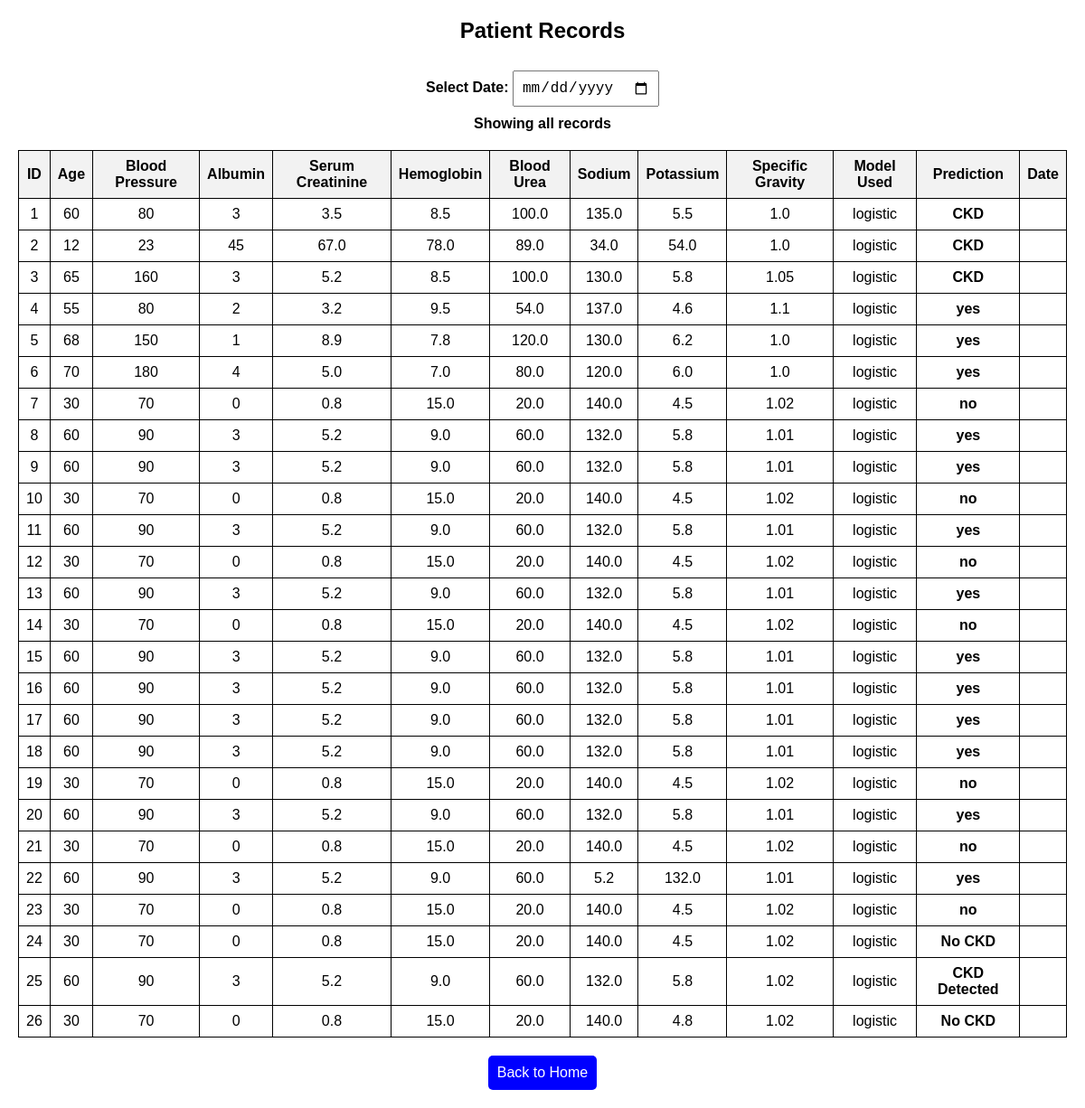
Page /patients (signed in) on the committed database.
### app.py (models this page shows)
class Patient(db.Model):
    id = db.Column(db.Integer, primary_key=True)
    age = db.Column(db.Integer)
    blood_pressure = db.Column(db.Integer)
    albumin = db.Column(db.Integer)
    serum_creatinine = db.Column(db.Float)
    hemoglobin = db.Column(db.Float)
    blood_urea = db.Column(db.Float)
    sodium = db.Column(db.Float)
    potassium = db.Column(db.Float)
    specific_gravity = db.Column(db.Float)
    model_used = db.Column(db.String(50))
    prediction = db.Column(db.String(50))

### app.py (the view)
@app.route("/patients")
def patients():
    if "user" not in session:
        return redirect("/login")
    all_patients = Patient.query.all()
    return render_template("patient_records.html", patients=all_patients)

### templates/patient_records.html (shortened to what this page needs)
<!DOCTYPE html>
<html lang="en">
<head>
</head>
<body>
    <div class="container">
        <h2>Patient Records</h2>
        <label for="date-filter"><strong>Select Date:</strong></label>
        <input type="date" id="date-filter" class="filter-date" onchange="filterByDate()">
        <div id="record-count">Showing all records</div>
        <table>
            <thead>
                <tr>
                    <th>ID</th>
                    <th>Age</th>
                    <th>Blood Pressure</th>
                    <th>Albumin</th>
                    <th>Serum Creatinine</th>
                    <th>Hemoglobin</th>
                    <th>Blood Urea</th>
                    <th>Sodium</th>
                    <th>Potassium</th>
                    <th>Specific Gravity</th>
                    <th>Model Used</th>
                    <th>Prediction</th>
                    <th>Date</th>
                </tr>
            </thead>
            <tbody>
                {% for patient in patients %}
                <tr data-date="{{ patient.created_at }}">
                    <td>{{ patient.id }}</td>
                    <td>{{ patient.age }}</td>
                    <td>{{ patient.blood_pressure }}</td>
                    <td>{{ patient.albumin }}</td>
                    <td>{{ patient.serum_creatinine }}</td>
                    <td>{{ patient.hemoglobin }}</td>
                    <td>{{ patient.blood_urea }}</td>
                    <td>{{ patient.sodium }}</td>
                    <td>{{ patient.potassium }}</td>
                    <td>{{ patient.specific_gravity }}</td>
                    <td>{{ patient.model_used }}</td>
                    <td><strong>{{ patient.prediction }}</strong></td>
                    <td>{{ patient.created_at }}</td>
                </tr>
                {% endfor %}
            </tbody>
        </table>
        <a href="/" class="back-btn">Back to Home</a>
    </div>
</body>
</html>

### templates/patient_records.html (style rules this page uses)
body { font-family: Arial, sans-serif; margin: 20px; }
table { width: 100%; border-collapse: collapse; margin-top: 20px; }
th, td { border: 1px solid black; padding: 8px; text-align: center; }
th { background-color: #f2f2f2; }
.container { text-align: center; }
.back-btn { margin-top: 20px; display: inline-block; padding: 10px; background: blue; color: white; text-decoration: none; border-radius: 5px; }
.filter-date { margin-top: 10px; padding: 8px; font-size: 16px; }
#record-count { margin-top: 10px; font-weight: bold; }

### rows in the picture
Patient: id "1", age "60", blood_pressure "80", albumin "3", serum_creatinine "3.5", hemoglobin "8.5", blood_urea "100.0", sodium "135.0", potassium "5.5", specific_gravity "1.0", model_used "logistic", prediction "CKD"
Patient: id "2", age "12", blood_pressure "23", albumin "45", serum_creatinine "67.0", hemoglobin "78.0", blood_urea "89.0", sodium "34.0", potassium "54.0", specific_gravity "1.0", model_used "logistic", prediction "CKD"
Patient: id "3", age "65", blood_pressure "160", albumin "3", serum_creatinine "5.2", hemoglobin "8.5", blood_urea "100.0", sodium "130.0", potassium "5.8", specific_gravity "1.05", model_used "logistic", prediction "CKD"
Patient: id "4", age "55", blood_pressure "80", albumin "2", serum_creatinine "3.2", hemoglobin "9.5", blood_urea "54.0", sodium "137.0", potassium "4.6", specific_gravity "1.1", model_used "logistic", prediction "yes"
Patient: id "5", age "68", blood_pressure "150", albumin "1", serum_creatinine "8.9", hemoglobin "7.8", blood_urea "120.0", sodium "130.0", potassium "6.2", specific_gravity "1.0", model_used "logistic", prediction "yes"
Patient: id "6", age "70", blood_pressure "180", albumin "4", serum_creatinine "5.0", hemoglobin "7.0", blood_urea "80.0", sodium "120.0", potassium "6.0", specific_gravity "1.0", model_used "logistic", prediction "yes"
Patient: id "7", age "30", blood_pressure "70", albumin "0", serum_creatinine "0.8", hemoglobin "15.0", blood_urea "20.0", sodium "140.0", potassium "4.5", specific_gravity "1.02", model_used "logistic", prediction "no"
Patient: id "8", age "60", blood_pressure "90", albumin "3", serum_creatinine "5.2", hemoglobin "9.0", blood_urea "60.0", sodium "132.0", potassium "5.8", specific_gravity "1.01", model_used "logistic", prediction "yes"
Patient: id "9", age "60", blood_pressure "90", albumin "3", serum_creatinine "5.2", hemoglobin "9.0", blood_urea "60.0", sodium "132.0", potassium "5.8", specific_gravity "1.01", model_used "logistic", prediction "yes"
Patient: id "10", age "30", blood_pressure "70", albumin "0", serum_creatinine "0.8", hemoglobin "15.0", blood_urea "20.0", sodium "140.0", potassium "4.5", specific_gravity "1.02", model_used "logistic", prediction "no"
Patient: id "11", age "60", blood_pressure "90", albumin "3", serum_creatinine "5.2", hemoglobin "9.0", blood_urea "60.0", sodium "132.0", potassium "5.8", specific_gravity "1.01", model_used "logistic", prediction "yes"
Patient: id "12", age "30", blood_pressure "70", albumin "0", serum_creatinine "0.8", hemoglobin "15.0", blood_urea "20.0", sodium "140.0", potassium "4.5", specific_gravity "1.02", model_used "logistic", prediction "no"
Patient: id "13", age "60", blood_pressure "90", albumin "3", serum_creatinine "5.2", hemoglobin "9.0", blood_urea "60.0", sodium "132.0", potassium "5.8", specific_gravity "1.01", model_used "logistic", prediction "yes"
Patient: id "14", age "30", blood_pressure "70", albumin "0", serum_creatinine "0.8", hemoglobin "15.0", blood_urea "20.0", sodium "140.0", potassium "4.5", specific_gravity "1.02", model_used "logistic", prediction "no"
Patient: id "15", age "60", blood_pressure "90", albumin "3", serum_creatinine "5.2", hemoglobin "9.0", blood_urea "60.0", sodium "132.0", potassium "5.8", specific_gravity "1.01", model_used "logistic", prediction "yes"
Patient: id "16", age "60", blood_pressure "90", albumin "3", serum_creatinine "5.2", hemoglobin "9.0", blood_urea "60.0", sodium "132.0", potassium "5.8", specific_gravity "1.01", model_used "logistic", prediction "yes"
Patient: id "17", age "60", blood_pressure "90", albumin "3", serum_creatinine "5.2", hemoglobin "9.0", blood_urea "60.0", sodium "132.0", potassium "5.8", specific_gravity "1.01", model_used "logistic", prediction "yes"
Patient: id "18", age "60", blood_pressure "90", albumin "3", serum_creatinine "5.2", hemoglobin "9.0", blood_urea "60.0", sodium "132.0", potassium "5.8", specific_gravity "1.01", model_used "logistic", prediction "yes"
Patient: id "19", age "30", blood_pressure "70", albumin "0", serum_creatinine "0.8", hemoglobin "15.0", blood_urea "20.0", sodium "140.0", potassium "4.5", specific_gravity "1.02", model_used "logistic", prediction "no"
Patient: id "20", age "60", blood_pressure "90", albumin "3", serum_creatinine "5.2", hemoglobin "9.0", blood_urea "60.0", sodium "132.0", potassium "5.8", specific_gravity "1.01", model_used "logistic", prediction "yes"
Patient: id "21", age "30", blood_pressure "70", albumin "0", serum_creatinine "0.8", hemoglobin "15.0", blood_urea "20.0", sodium "140.0", potassium "4.5", specific_gravity "1.02", model_used "logistic", prediction "no"
Patient: id "22", age "60", blood_pressure "90", albumin "3", serum_creatinine "5.2", hemoglobin "9.0", blood_urea "60.0", sodium "5.2", potassium "132.0", specific_gravity "1.01", model_used "logistic", prediction "yes"
Patient: id "23", age "30", blood_pressure "70", albumin "0", serum_creatinine "0.8", hemoglobin "15.0", blood_urea "20.0", sodium "140.0", potassium "4.5", specific_gravity "1.02", model_used "logistic", prediction "no"
Patient: id "24", age "30", blood_pressure "70", albumin "0", serum_creatinine "0.8", hemoglobin "15.0", blood_urea "20.0", sodium "140.0", potassium "4.5", specific_gravity "1.02", model_used "logistic", prediction "No CKD"
Patient: id "25", age "60", blood_pressure "90", albumin "3", serum_creatinine "5.2", hemoglobin "9.0", blood_urea "60.0", sodium "132.0", potassium "5.8", specific_gravity "1.02", model_used "logistic", prediction "CKD Detected"
Patient: id "26", age "30", blood_pressure "70", albumin "0", serum_creatinine "0.8", hemoglobin "15.0", blood_urea "20.0", sodium "140.0", potassium "4.8", specific_gravity "1.02", model_used "logistic", prediction "No CKD"
